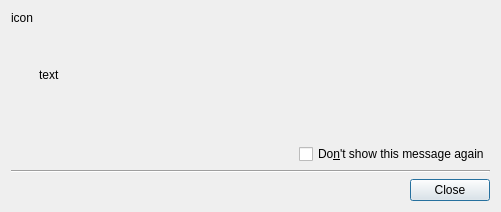
<?xml version="1.0" encoding="UTF-8"?>
<ui version="4.0">
 <class>ReminderDialog</class>
 <widget class="QDialog" name="ReminderDialog">
  <property name="geometry">
   <rect>
    <x>0</x>
    <y>0</y>
    <width>501</width>
    <height>212</height>
   </rect>
  </property>
  <property name="windowTitle">
   <string>Help SMPlayer</string>
  </property>
  <layout class="QVBoxLayout" name="verticalLayout">
   <item>
    <layout class="QHBoxLayout" name="horizontalLayout">
     <item>
      <widget class="QLabel" name="icon_label">
       <property name="text">
        <string>icon</string>
       </property>
       <property name="alignment">
        <set>Qt::AlignLeading|Qt::AlignLeft|Qt::AlignTop</set>
       </property>
      </widget>
     </item>
     <item>
      <widget class="QLabel" name="text_label">
       <property name="sizePolicy">
        <sizepolicy hsizetype="MinimumExpanding" vsizetype="Preferred">
         <horstretch>0</horstretch>
         <verstretch>0</verstretch>
        </sizepolicy>
       </property>
       <property name="text">
        <string>text</string>
       </property>
       <property name="wordWrap">
        <bool>true</bool>
       </property>
      </widget>
     </item>
    </layout>
   </item>
   <item alignment="Qt::AlignRight">
    <widget class="QCheckBox" name="dont_show_check">
     <property name="text">
      <string>Do&amp;n't show this message again</string>
     </property>
    </widget>
   </item>
   <item>
    <widget class="Line" name="line">
     <property name="orientation">
      <enum>Qt::Horizontal</enum>
     </property>
    </widget>
   </item>
   <item>
    <widget class="QDialogButtonBox" name="buttonBox">
     <property name="orientation">
      <enum>Qt::Horizontal</enum>
     </property>
     <property name="standardButtons">
      <set>QDialogButtonBox::Close</set>
     </property>
    </widget>
   </item>
  </layout>
 </widget>
 <tabstops>
  <tabstop>buttonBox</tabstop>
  <tabstop>dont_show_check</tabstop>
 </tabstops>
 <resources/>
 <connections/>
</ui>
